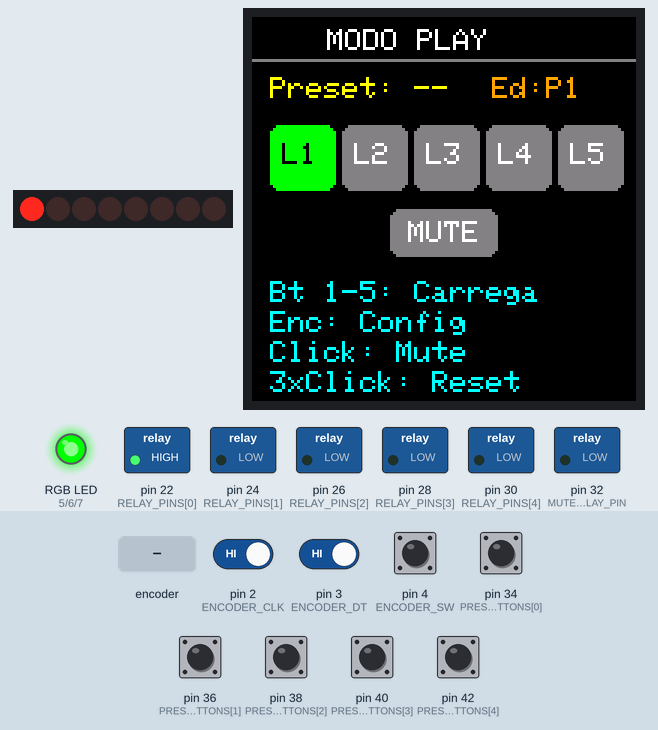
The sketch below on a simulated Arduino Mega 2560, built with avr-gcc and run on an emulated ATmega2560. On the bench: 8 port-expander outputs drawn as a row of LEDs (first output left, lit = HIGH), 128×128 colour display, switched loads named in the sketch (green lamp = pin HIGH), an RGB LED mixed from three pins (HIGH = lit). Wiring (inferred from the names in the program): PCF8574 port expander at I2C address 0x20. Wiring (inferred from the signals the program sends): row of LEDs: on Q0, Q1, Q2, Q3, Q4, Q5, Q6, Q7. The test bench sets the inputs (shaded band); at power-on: pin 2 (ENCODER_CLK), pin 3 (ENCODER_DT), pin 4 (ENCODER_SW), pin 34 (PRESET_BUTTONS[0]), pin 36 (PRESET_BUTTONS[1]), pin 38 (PRESET_BUTTONS[2]), pin 40 (PRESET_BUTTONS[3]), pin 42 (PRESET_BUTTONS[4]) HIGH. EEPROM starts erased; what the sketch prints to the serial monitor is not drawn.

Above: at 3.2 s.
3.3 s: rotary encoder on pin 2 (ENCODER_CLK) / pin 3 (ENCODER_DT) turned 3 steps (first pin leading)
At 5.0 s:
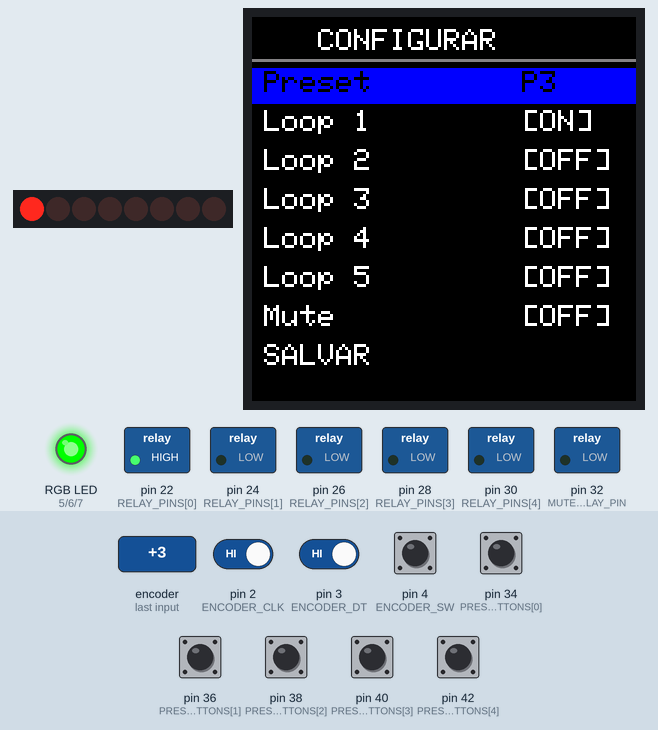
8.4 s: rotary encoder on pin 2 (ENCODER_CLK) / pin 3 (ENCODER_DT) turned 1 step (first pin leading)
At 9.8 s:
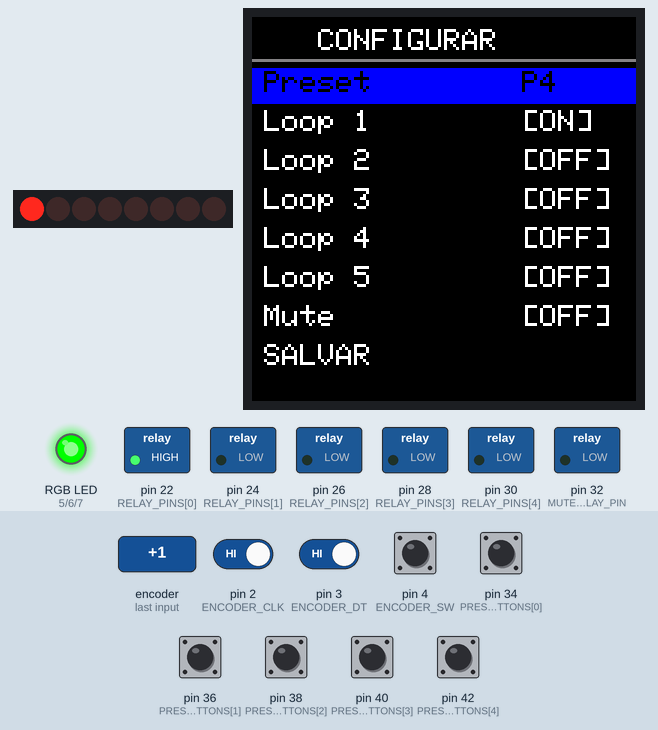
16.1 s: pin 4 (ENCODER_SW) pulsed HIGH 5 times (0.12 s each, 0.3 s apart)
At 18.3 s:
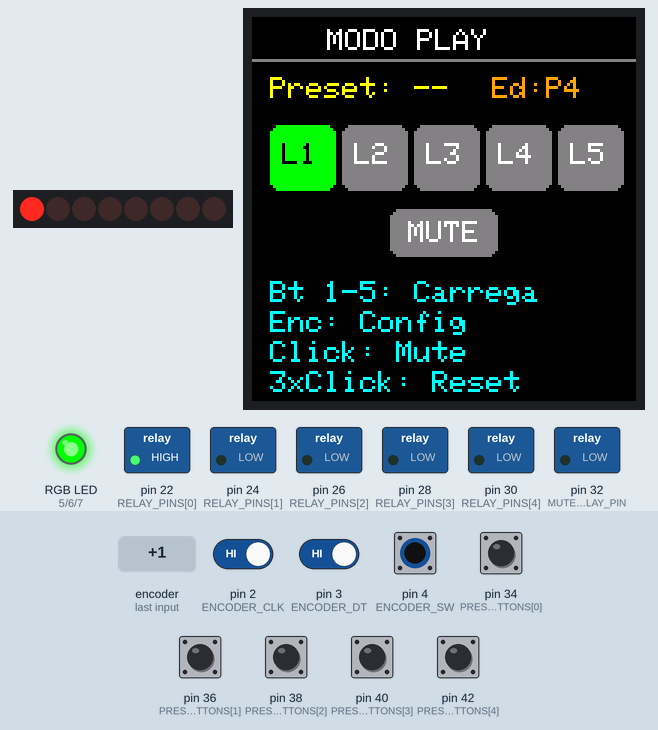
Timing chart, 0 to 19.8 s (numbered marks = the images above; inputs shaded):
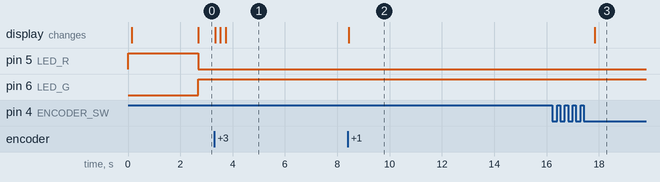

The sketch:

LoopSwitcher.ino
```cpp
/*
 * ============================================================
 * LOOP SWITCHER v2.0 — Arduino Mega 2560
 * 5 Loops (bypass LOW / ativo HIGH) + Mute
 * PCF8574 LEDs | OLED RGB 1.5" | Encoder | 5 Botoes Preset
 *
 * BOOT:    Loop 1 ativo, demais bypass. Logo ASCII 2.5s.
 * PLAY:    Botoes 1-5 = carrega presets. Encoder click = Mute.
 *          Encoder girar = entra CONFIG. 3x click = Reset.
 * CONFIG:  Navega menu com encoder. Long press 3s = executa.
 *          Salva/Carrega/Apaga presets. Nao ultrapassa limites.
 * ============================================================
 */

#include <SPI.h>
#include <Wire.h>
#include <EEPROM.h>
#include <Adafruit_GFX.h>
#include <Adafruit_SSD1351.h>

#include "config.h"
#include "logo.h"
#include "pcf_manager.h"
#include "encoder_handler.h"
#include "button_handler.h"
#include "preset_manager.h"
#include "display_manager.h"
#include "state_machine.h"

PCFManager pcf;
EncoderHandler encoder;
ButtonHandler buttons;
PresetManager presets;
DisplayManager display;
StateMachine st;

uint32_t bootTimer = 0;
uint32_t muteBlinkTimer = 0;
bool muteBlinkState = false;

// ============================================================
// SETUP
// ============================================================

void setup() {
  Serial.begin(115200);

  // Relés: LOW=bypass, HIGH=loop ativo
  for (uint8_t i = 0; i < NUM_LOOPS; i++) {
    pinMode(RELAY_PINS[i], OUTPUT);
    digitalWrite(RELAY_PINS[i], LOW);
  }
  pinMode(MUTE_RELAY_PIN, OUTPUT);
  digitalWrite(MUTE_RELAY_PIN, LOW);

  // LED RGB
  pinMode(LED_R, OUTPUT);
  pinMode(LED_G, OUTPUT);
  pinMode(LED_B, OUTPUT);
  setRgb(1, 0, 0); // Vermelho = inicializando

  // Inicializa subsistemas
  pcf.begin();
  encoder.begin();
  buttons.begin();
  presets.begin();
  display.begin();

  // Estado inicial: Loop 1 ativo (padrao de fabrica)
  st.resetToFactory();
  updateHardware();

  // Tela de boot
  display.showBootLogo();
  bootTimer = millis();

  Serial.println(F("Loop Switcher v2.0 pronto"));
}

// ============================================================
// LOOP PRINCIPAL
// ============================================================

void loop() {
  encoder.update();
  buttons.update();
  updateRgb();

  switch (st.getState()) {
    case STATE_BOOT:   handleBoot();   break;
    case STATE_PLAY:   handlePlay();   break;
    case STATE_CONFIG: handleConfig(); break;
  }

  updateRelays();
  delay(1);
}

// ============================================================
// HANDLERS DE ESTADO
// ============================================================

void handleBoot() {
  if (millis() - bootTimer >= BOOT_SCREEN_MS) {
    st.setState(STATE_PLAY);
    display.drawPlay(st.getLoops(), st.getMute(), 255, st.getEditPreset());
    Serial.println(F(">> MODO PLAY"));
  }
}

void handlePlay() {
  // ----- Botoes 1-5: carregar presets -----
  uint8_t btn = buttons.getPressed();
  if (btn != 255) {
    loadPreset(btn);
    return;
  }

  // ----- Encoder girado: entra em CONFIG -----
  int8_t delta = encoder.getDelta();
  if (delta != 0) {
    st.setState(STATE_CONFIG);
    st.setMenuItem(CFG_PRESET_SELECT);
    // Carrega preset atual para edicao (se existir)
    Preset p = presets.load(st.getEditPreset());
    if (p.active) {
      st.setLoops(p.loops);
      st.setMute(p.mute == 1);
    }
    display.drawConfig(st.getMenuItem(), st.getEditPreset(), st.getLoops(), st.getMute());
    return;
  }

  // ----- Encoder click simples: toggle MUTE -----
  if (encoder.singleClick()) {
    st.toggleMute();
    updateHardware();
    display.drawPlay(st.getLoops(), st.getMute(), st.getPlayPreset(), st.getEditPreset());
    return;
  }

  // ----- 3 cliques curtos: Reset de fabrica -----
  if (encoder.tripleClick()) {
    st.resetToFactory();
    st.setPlayPreset(255);
    updateHardware();
    display.drawMessage("Reset de fabrica!", C_GREEN);
    delay(600);
    display.drawPlay(st.getLoops(), st.getMute(), 255, st.getEditPreset());
    return;
  }
}

void handleConfig() {
  int8_t delta = encoder.getDelta();

  if (delta != 0) {
    uint8_t item = st.getMenuItem();

    if (item == CFG_PRESET_SELECT) {
      st.changeEditPreset(delta);
      // Carrega preset selecionado para visualizacao
      Preset p = presets.load(st.getEditPreset());
      if (p.active) {
        st.setLoops(p.loops);
        st.setMute(p.mute == 1);
      }
    } else {
      st.changeMenuItem(delta);
    }

    display.drawConfig(st.getMenuItem(), st.getEditPreset(), st.getLoops(), st.getMute());
    return;
  }

  // ----- Long press 3s: executa acao do item -----
  if (encoder.longPress()) {
    executeConfigAction();
    return;
  }

  // ----- 3 cliques: volta ao PLAY sem salvar -----
  if (encoder.tripleClick()) {
    st.setState(STATE_PLAY);
    display.drawPlay(st.getLoops(), st.getMute(), st.getPlayPreset(), st.getEditPreset());
  }
}

void executeConfigAction() {
  uint8_t item = st.getMenuItem();

  switch (item) {
    case CFG_PRESET_SELECT:
      // Apenas visualiza, nada a executar
      break;

    case CFG_LOOP_1:
    case CFG_LOOP_2:
    case CFG_LOOP_3:
    case CFG_LOOP_4:
    case CFG_LOOP_5:
      st.toggleLoop(item - CFG_LOOP_1);
      updateHardware();
      break;

    case CFG_MUTE:
      st.toggleMute();
      updateHardware();
      break;

    case CFG_SAVE:
      presets.saveCurrent(st.getEditPreset(), st.getLoops(), st.getMute());
      st.setPlayPreset(st.getEditPreset());
      display.drawSaving(st.getEditPreset());
      setRgb(1, 1, 0); // Amarelo fixo = gravando
      delay(SAVE_FLASH_MS);
      break;

    case CFG_BACK:
      st.setState(STATE_PLAY);
      display.drawPlay(st.getLoops(), st.getMute(), st.getPlayPreset(), st.getEditPreset());
      return;
  }

  if (st.getState() == STATE_CONFIG) {
    display.drawConfig(st.getMenuItem(), st.getEditPreset(), st.getLoops(), st.getMute());
  }
}

// ============================================================
// FUNCOES DE HARDWARE
// ============================================================

void loadPreset(uint8_t idx) {
  Preset p = presets.load(idx);
  if (!p.active) {
    display.drawMessage("Preset vazio!", C_RED);
    delay(400);
    display.drawPlay(st.getLoops(), st.getMute(), st.getPlayPreset(), st.getEditPreset());
    return;
  }

  st.setLoops(p.loops);
  st.setMute(p.mute == 1);
  st.setPlayPreset(idx);
  updateHardware();

  display.drawPlay(st.getLoops(), st.getMute(), idx, st.getEditPreset());
  Serial.print(F("Preset ")); Serial.print(idx + 1); Serial.println(F(" carregado"));
}

void updateHardware() {
  updateRelays();
  updatePcfLeds();
}

void updateRelays() {
  uint8_t loops = st.getLoops();
  for (uint8_t i = 0; i < NUM_LOOPS; i++) {
    digitalWrite(RELAY_PINS[i], (loops >> i) & 1);
  }
  digitalWrite(MUTE_RELAY_PIN, st.getMute() ? HIGH : LOW);
}

void updatePcfLeds() {
  pcf.setFromState(st.getLoops(), st.getMute());
}

void setRgb(bool r, bool g, bool b) {
  digitalWrite(LED_R, r ? HIGH : LOW);
  digitalWrite(LED_G, g ? HIGH : LOW);
  digitalWrite(LED_B, b ? HIGH : LOW);
}

void updateRgb() {
  if (st.getState() == STATE_BOOT) {
    setRgb(1, 0, 0);
    return;
  }

  // Amarelo fixo durante salvamento
  if (st.getState() == STATE_CONFIG) {
    // Verifica se acabou de salvar (nao tem flag, mas podemos inferir)
    // Na pratica, o delay no save ja passou quando volta aqui
  }

  // Amarelo piscando = mute ativo
  if (st.getMute()) {
    if (millis() - muteBlinkTimer >= MUTE_BLINK_MS) {
      muteBlinkTimer = millis();
      muteBlinkState = !muteBlinkState;
      setRgb(muteBlinkState ? 1 : 0, muteBlinkState ? 1 : 0, 0);
    }
    return;
  }

  // Verde = sistema pronto
  setRgb(0, 1, 0);
}
```

button_handler.h
```cpp
#ifndef BUTTON_HANDLER_H
#define BUTTON_HANDLER_H

#include <Arduino.h>
#include "config.h"

class ButtonHandler {
private:
  uint8_t _state[5] = {HIGH, HIGH, HIGH, HIGH, HIGH};
  uint8_t _lastState[5] = {HIGH, HIGH, HIGH, HIGH, HIGH};
  uint32_t _debounceTime[5] = {0, 0, 0, 0, 0};
  bool _triggered[5] = {false, false, false, false, false};

public:
  void begin() {
    for (uint8_t i = 0; i < 5; i++) {
      pinMode(PRESET_BUTTONS[i], INPUT_PULLUP);
    }
  }

  void update() {
    for (uint8_t i = 0; i < 5; i++) {
      uint8_t r = digitalRead(PRESET_BUTTONS[i]);

      if (r != _lastState[i]) {
        _debounceTime[i] = millis();
      }

      if ((millis() - _debounceTime[i]) > DEBOUNCE_MS) {
        if (r != _state[i]) {
          _state[i] = r;
          if (_state[i] == LOW) { // Pressionado
            _triggered[i] = true;
          }
        }
      }
      _lastState[i] = r;
    }
  }

  // Retorna 0-4 se algum botão foi pressionado, ou 255 se nenhum
  uint8_t getPressed() {
    for (uint8_t i = 0; i < 5; i++) {
      if (_triggered[i]) {
        _triggered[i] = false;
        return i;
      }
    }
    return 255;
  }
};

#endif
```

display_manager.h
```cpp
#ifndef DISPLAY_MANAGER_H
#define DISPLAY_MANAGER_H

#include <SPI.h>
#include <Adafruit_GFX.h>
#include <Adafruit_SSD1351.h>
#include "config.h"
#include "logo.h"

#define C_BLACK  0x0000
#define C_WHITE  0xFFFF
#define C_RED    0xF800
#define C_GREEN  0x07E0
#define C_BLUE   0x001F
#define C_YELLOW 0xFFE0
#define C_ORANGE 0xFD20
#define C_GRAY   0x8410
#define C_CYAN   0x07FF
#define C_DKGREEN 0x03E0

class DisplayManager {
private:
  Adafruit_SSD1351 _tft;

public:
  DisplayManager() : _tft(128, 128, &SPI, OLED_CS, OLED_DC, OLED_RST) {}

  void begin() {
    _tft.begin();
    _tft.setRotation(0);
    _tft.fillScreen(C_BLACK);
  }

  void showBootLogo() {
    _tft.fillScreen(C_BLACK);
    _tft.setTextSize(1);
    _tft.setTextColor(C_CYAN);
    int16_t y0 = (128 - LOGO_LINES * 6) / 2;
    int16_t x0 = (128 - 21 * 6) / 2;
    for (uint8_t i = 0; i < LOGO_LINES; i++) {
      _tft.setCursor(x0, y0 + i * 6);
      _tft.print(BOOT_LOGO[i]);
    }
  }

  // ========== MODO PLAY (ao vivo) ==========
  void drawPlay(uint8_t loops, bool mute, uint8_t presetLoaded, uint8_t presetEditing) {
    _tft.fillScreen(C_BLACK);

    // Cabeçalho
    _tft.setTextColor(C_WHITE);
    _tft.setCursor(25, 4);
    _tft.print(F("MODO PLAY"));

    // Linha divisória
    _tft.drawFastHLine(0, 14, 128, C_GRAY);

    // Preset ativo
    _tft.setTextColor(C_YELLOW);
    _tft.setCursor(6, 20);
    if (presetLoaded < 5) {
      _tft.print(F("Preset: ")); _tft.print(presetLoaded + 1);
    } else {
      _tft.print(F("Preset: --"));
    }

    // Indicadores dos 5 loops
    const char* names[5] = {"L1", "L2", "L3", "L4", "L5"};
    for (uint8_t i = 0; i < 5; i++) {
      uint8_t x = 6 + i * 24;
      bool on = loops & (1 << i);
      _tft.fillRoundRect(x, 36, 22, 22, 3, on ? C_GREEN : C_GRAY);
      _tft.setTextColor(on ? C_BLACK : C_WHITE);
      _tft.setCursor(x + 4, 42);
      _tft.print(names[i]);
    }

    // Mute
    _tft.fillRoundRect(46, 64, 36, 16, 3, mute ? C_RED : C_GRAY);
    _tft.setTextColor(C_WHITE);
    _tft.setCursor(52, 68);
    _tft.print(F("MUTE"));

    // Instruções
    _tft.setTextColor(C_CYAN);
    _tft.setCursor(6, 88);
    _tft.print(F("Bt 1-5: Carrega"));
    _tft.setCursor(6, 98);
    _tft.print(F("Enc: Config"));
    _tft.setCursor(6, 108);
    _tft.print(F("Click: Mute"));
    _tft.setCursor(6, 118);
    _tft.print(F("3xClick: Reset"));

    // Preset sendo editado (se em config)
    if (presetEditing < 5) {
      _tft.setTextColor(C_ORANGE);
      _tft.setCursor(80, 20);
      _tft.print(F("Ed:P")); _tft.print(presetEditing + 1);
    }
  }

  // ========== MODO CONFIG ==========
  void drawConfig(uint8_t item, uint8_t presetEditing, uint8_t loops, bool mute) {
    _tft.fillScreen(C_BLACK);

    _tft.setTextColor(C_WHITE);
    _tft.setCursor(22, 4);
    _tft.print(F("CONFIGURAR"));

    _tft.drawFastHLine(0, 14, 128, C_GRAY);

    const char* labels[] = {
      "Preset",
      "Loop 1",
      "Loop 2",
      "Loop 3",
      "Loop 4",
      "Loop 5",
      "Mute",
      "SALVAR",
      "VOLTAR"
    };

    // Scroll: mostra 8 itens, ajusta janela
    uint8_t first = (item > 7) ? item - 7 : 0;
    for (uint8_t i = first; i < CFG_COUNT && (i - first) < 8; i++) {
      uint8_t y = 18 + (i - first) * 13;
      bool sel = (i == item);

      if (sel) {
        _tft.fillRect(0, y - 1, 128, 12, C_BLUE);
        _tft.setTextColor(C_BLACK);
      } else {
        _tft.setTextColor(C_WHITE);
      }

      _tft.setCursor(4, y);
      _tft.print(labels[i]);

      // Valores
      if (i == CFG_PRESET_SELECT) {
        _tft.setCursor(90, y);
        _tft.print(F("P")); _tft.print(presetEditing + 1);
      } else if (i >= CFG_LOOP_1 && i <= CFG_LOOP_5) {
        uint8_t li = i - CFG_LOOP_1;
        bool on = loops & (1 << li);
        _tft.setCursor(90, y);
        _tft.print(on ? F("[ON]") : F("[OFF]"));
      } else if (i == CFG_MUTE) {
        _tft.setCursor(90, y);
        _tft.print(mute ? F("[ON]") : F("[OFF]"));
      }
    }
  }

  void drawMessage(const char* txt, uint16_t color, uint16_t bg = C_BLACK) {
    _tft.fillScreen(bg);
    _tft.setTextColor(color);
    _tft.setTextSize(1);
    uint8_t len = strlen(txt) * 6;
    _tft.setCursor((128 - len) / 2, 60);
    _tft.print(txt);
  }

  void drawSaving(uint8_t preset) {
    _tft.fillScreen(C_BLACK);
    _tft.setTextColor(C_YELLOW);
    _tft.setCursor(10, 50);
    _tft.print(F("SALVANDO PRESET "));
    _tft.print(preset + 1);
    _tft.setCursor(30, 65);
    _tft.print(F("Aguarde..."));
  }
};

#endif
```

encoder_handler.h
```cpp
#ifndef ENCODER_HANDLER_H
#define ENCODER_HANDLER_H

#include <Arduino.h>
#include "config.h"

class EncoderHandler {
private:
  volatile int8_t _delta = 0;
  uint8_t _lastClk = HIGH;

  uint8_t _swState = HIGH;
  uint8_t _lastSwState = HIGH;
  uint32_t _swDownTime = 0;
  uint32_t _swUpTime = 0;
  uint8_t _clickCount = 0;

  bool _longPressFlag = false;
  bool _tripleClickFlag = false;
  bool _singleClickFlag = false;

  static EncoderHandler* _instance;

  static void isr() {
    if (!_instance) return;
    uint8_t clk = digitalRead(ENCODER_CLK);
    uint8_t dt  = digitalRead(ENCODER_DT);
    if (clk != _instance->_lastClk && clk == LOW) {
      _instance->_delta += (dt == HIGH) ? 1 : -1;
    }
    _instance->_lastClk = clk;
  }

public:
  void begin() {
    _instance = this;
    pinMode(ENCODER_CLK, INPUT_PULLUP);
    pinMode(ENCODER_DT,  INPUT_PULLUP);
    pinMode(ENCODER_SW,  INPUT_PULLUP);
    attachInterrupt(digitalPinToInterrupt(ENCODER_CLK), isr, CHANGE);
  }

  void update() {
    uint8_t r = digitalRead(ENCODER_SW);

    if (r != _lastSwState) {
      delayMicroseconds(500);
      r = digitalRead(ENCODER_SW);
    }

    if (r != _swState) {
      _swState = r;
      if (_swState == LOW) {
        _swDownTime = millis();
        _longPressFlag = false;
      } else {
        _swUpTime = millis();
        if (_swUpTime - _swDownTime < LONG_PRESS_MS) {
          _clickCount++;
        }
      }
    }

    if (_swState == LOW && !_longPressFlag) {
      if (millis() - _swDownTime >= LONG_PRESS_MS) {
        _longPressFlag = true;
        _clickCount = 0;
      }
    }

    if (_clickCount > 0 && millis() - _swUpTime > TRIPLE_CLICK_WINDOW) {
      if (_clickCount == 1) _singleClickFlag = true;
      else if (_clickCount >= 3) _tripleClickFlag = true;
      _clickCount = 0;
    }
  }

  int8_t getDelta() {
    int8_t d = _delta;
    _delta = 0;
    return d;
  }

  bool longPress() {
    if (_longPressFlag) { _longPressFlag = false; return true; }
    return false;
  }

  bool singleClick() {
    if (_singleClickFlag) { _singleClickFlag = false; return true; }
    return false;
  }

  bool tripleClick() {
    if (_tripleClickFlag) { _tripleClickFlag = false; return true; }
    return false;
  }

  void reset() {
    _delta = 0; _clickCount = 0;
    _longPressFlag = false;
    _singleClickFlag = false;
    _tripleClickFlag = false;
  }
};

EncoderHandler* EncoderHandler::_instance = nullptr;

#endif
```

logo.h
```cpp
#ifndef LOGO_H
#define LOGO_H

// ============================================================
// EDITE SUA LOGO AQUI
// Área útil: 21 colunas x 21 linhas para display 128x128
// ============================================================

const char* BOOT_LOGO[] = {
  "    #############    ",
  "  ##             ##  ",
  " #   @@       @@   # ",
  " #  @@@       @@@  # ",
  " #   @@       @@   # ",
  " #                 # ",
  " #      *****      # ",
  " #    *********    # ",
  " #   ***********   # ",
  " #   ***     ***   # ",
  " #   ***     ***   # ",
  " #   ***********   # ",
  " #    *********    # ",
  " #      *****      # ",
  " #                 # ",
  " #   LOOPSWITCH    # ",
  " #      v2.0       # ",
  "  #               #  ",
  "   #             #   ",
  "    #############    ",
  "                     "
};

const uint8_t LOGO_LINES = 21;

#endif
```

pcf_manager.h
```cpp
#ifndef PCF_MANAGER_H
#define PCF_MANAGER_H

#include <Wire.h>
#include "config.h"

class PCFManager {
private:
  uint8_t _state = 0xFF; // HIGH = LED apagado (PCF8574 com cátodo comum)

public:
  void begin() {
    Wire.begin();
    write(0xFF);
  }

  void write(uint8_t data) {
    _state = data;
    Wire.beginTransmission(PCF_ADDR);
    Wire.write(_state);
    Wire.endTransmission();
  }

  // LED do loop (0-4) ou mute (5). true = aceso
  void setLed(uint8_t ch, bool on) {
    if (ch > 5) return;
    if (on) _state &= ~(1 << ch);   // LOW = aceso
    else    _state |=  (1 << ch);   // HIGH = apagado
    write(_state);
  }

  void setFromState(uint8_t loopBits, bool mute) {
    for (uint8_t i = 0; i < 5; i++) {
      setLed(i, loopBits & (1 << i));
    }
    setLed(5, mute);
  }

  void clearAll() {
    write(0xFF);
  }
};

#endif
```

Source omitted: preset_manager.h (1360 bytes), state_machine.h (1630 bytes), config.h (1888 bytes)

Measured:
- after the input at 3.3 s, the display: first changes at once (image 1 shows a later state)
- after the input at 8.4 s, the display: changes at once (image 2)
- after the input at 16.1 s, the display: changes after 1.7 s (image 3)
